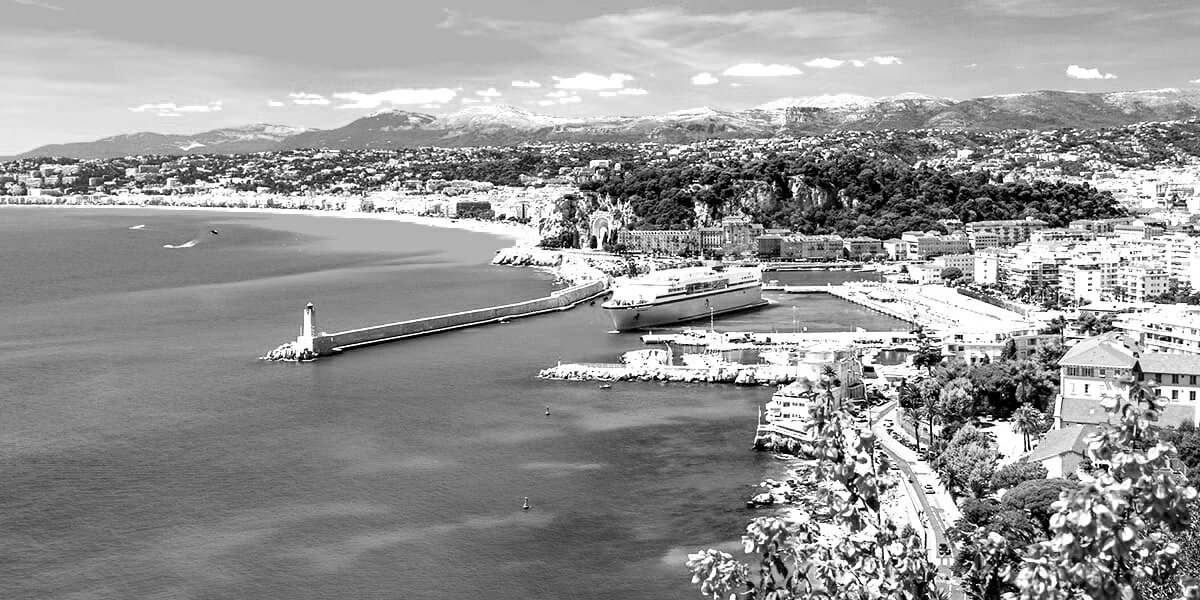
#> input picture 13주차/saturation_low.jpg, 1200 x 600 px
$ jupyter execute --allow-errors calculate_saturation.ipynb
#> lines starting #> are read from the running program, lines starting #| are printed output that depends on the picture; long printed decimals are rounded
[cell 1]
import cv2
import numpy as np

[cell 2]
# 이미지의 채도를 계산하는 함수
def calculate_saturation(image_path):
    # 이미지 읽기
    image = cv2.imread(image_path)

    # 이미지를 HSV 색 공간으로 변환
    hsv_image = cv2.cvtColor(image, cv2.COLOR_BGR2HSV)

    # 채도(Saturation) 채널 추출
    saturation_channel = hsv_image[:, :, 1]

    # 채도 평균 계산
    mean_saturation = np.mean(saturation_channel)
    print(f"이미지의 평균 채도: {mean_saturation}")

    return mean_saturation
# 이미지의 평균 채도 값을 0~255 범위로 얻을 수 있으며, 값이 높을수록 이미지가 더 채도가 높다는 것을 의미

#> (a cell that did not finish here is left out)

[cell 4]
calculate_saturation('saturation_low.jpg')
#> call 2 of calculate_saturation, with image_path = 'saturation_low.jpg'
#> in calculate_saturation, image is the input picture: shape (600, 1200, 3); min 0, max 255, mean 149.9
#> in calculate_saturation (call 2), `hsv_image = cv2.cvtColor(image, cv2.COLOR_BGR2HSV)`: hsv_image: shape (600, 1200, 3); mean H, S, V 0, 0, 149.9
#> in calculate_saturation (call 2), `saturation_channel = hsv_image[:, :, 1]`: saturation_channel: shape (600, 1200); every value is 0
#> in calculate_saturation (call 2), `mean_saturation = np.mean(saturation_channel)`: mean_saturation = 0
#| 이미지의 평균 채도: 0.0

[cell 5]
calculate_saturation('test.jpg')
#> call 3 of calculate_saturation, with image_path = 'test.jpg'
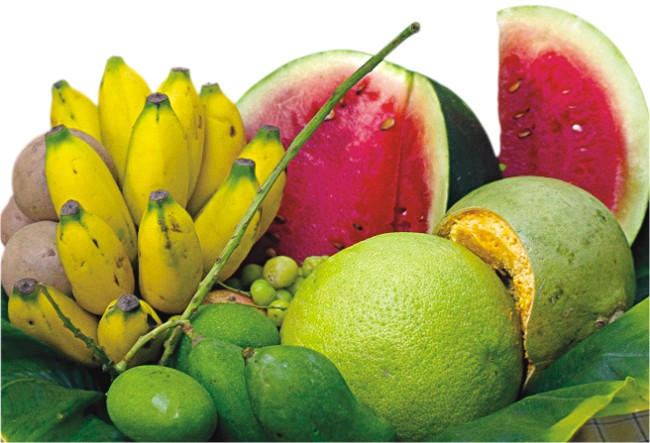
#> input picture 13주차/test.jpg, 650 x 443 px
#> in calculate_saturation, image is the input picture: shape (443, 650, 3); mean B, G, R 91.3, 151.6, 161.4
#> in calculate_saturation (call 3), `hsv_image = cv2.cvtColor(image, cv2.COLOR_BGR2HSV)`: hsv_image: shape (443, 650, 3); mean H, S, V 45.7, 134.5, 174.6
#> in calculate_saturation (call 3), `saturation_channel = hsv_image[:, :, 1]`:
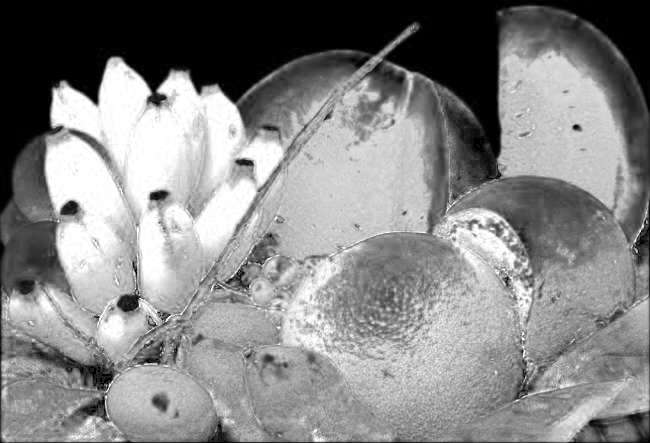
#> saturation_channel: shape (443, 650); min 0, max 255, mean 134.5
#> in calculate_saturation (call 3), `mean_saturation = np.mean(saturation_channel)`: mean_saturation = 134.5
#| 이미지의 평균 채도: 134.541

[cell 6]
calculate_saturation('test1.jfif')
#> call 4 of calculate_saturation, with image_path = 'test1.jfif'
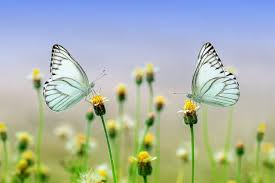
#> input picture 13주차/test1.jfif, 275 x 183 px
#> in calculate_saturation, image is the input picture: shape (183, 275, 3); mean B, G, R 168.4, 180.5, 169.7
#> in calculate_saturation (call 4), `hsv_image = cv2.cvtColor(image, cv2.COLOR_BGR2HSV)`: hsv_image: shape (183, 275, 3); mean H, S, V 70.2, 76, 200.5
#> in calculate_saturation (call 4), `saturation_channel = hsv_image[:, :, 1]`:
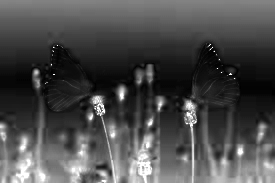
#> saturation_channel: shape (183, 275); min 0, max 255, mean 76
#> in calculate_saturation (call 4), `mean_saturation = np.mean(saturation_channel)`: mean_saturation = 76.02
#| 이미지의 평균 채도: 76.019

[cell 7]
calculate_saturation('test2.jfif')
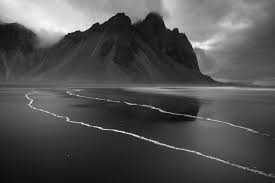
#> input picture 13주차/test2.jfif, 275 x 183 px
#> in calculate_saturation, image is the input picture: shape (183, 275, 3); min 0, max 250, mean 81
#> in calculate_saturation (call 5), `hsv_image = cv2.cvtColor(image, cv2.COLOR_BGR2HSV)`: hsv_image: shape (183, 275, 3); mean H, S, V 0, 0, 81
#> in calculate_saturation (call 5), `saturation_channel = hsv_image[:, :, 1]`: saturation_channel: shape (183, 275); every value is 0
#> in calculate_saturation (call 5), `mean_saturation = np.mean(saturation_channel)`: mean_saturation = 0
#| 이미지의 평균 채도: 0.0
